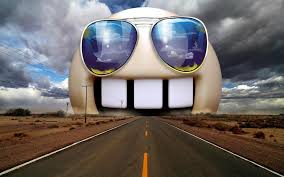
#> input picture image_processing/Lab 5/crazy_road.jpg, 284 x 177 px
$ python FrequencyDomainUsefullness.py
#> lines starting #> are read from the running program, lines starting #| are printed output that depends on the picture
#demonstrating the usefullness of frequency domain
import cv2
import numpy as np
from matplotlib import pyplot as plt

#read an image in grayscale

image = cv2.imread('crazy_road.jpg', 0)
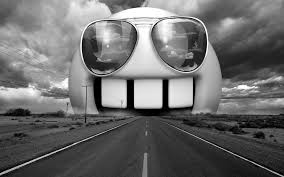
#> image: shape (177, 284); min 0, max 255, mean 108

#we will need these two latter
rows, cols = image.shape
#> rows = 177; cols = 284

cv2.namedWindow("Original", cv2.WINDOW_NORMAL)
cv2.imshow('Original', image)
cv2.waitKey()

cv2.waitKey()
cv2.destroyWindow('Original')

image_float32 = np.float32(image) # convert from uint8 into float32
dft = cv2.dft(image_float32, flags = cv2.DFT_COMPLEX_OUTPUT) # Computed the 2-d discrete Fourier Transform
dft_shift = np.fft.fftshift(dft) # Shift the zero-frequency component to the center of the spectrum.
magnitude_spectrum = 20*np.log(cv2.magnitude(dft_shift[:,:,0],dft_shift[:,:,1])) # compute magnitude spectrum
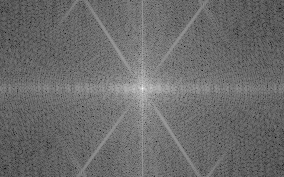
#> magnitude_spectrum: shape (177, 284) float32; min 37.99, max 310.1, mean 153.2; drawn with min black and max white


plt.subplot(121),plt.imshow(image, cmap = 'gray')
plt.title('Input Image'), plt.xticks([]), plt.yticks([])
plt.subplot(122),plt.imshow(magnitude_spectrum, cmap = 'gray')
plt.title('Magnitude Spectrum'), plt.xticks([]), plt.yticks([])
plt.show()
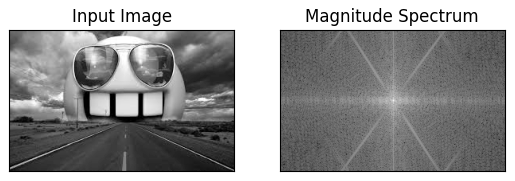
#> figure drawn by matplotlib, 2 panels

# cv2.destroyAllWindows()

#now try a low pass filtering; i.e cut all frequencies above a specific threshold

#start by creating a hamming window (a.k.a. the filter)
r = 50 # how narrower the window is
ham = np.hamming(min(rows,cols))[:,None] # 1D hamming
ham2d = np.sqrt(np.dot(ham, ham.T)) ** r # expand to 2D hamming

#make sure that is has the same size as the input image
# ham2d = np.resize(ham2d, (rows, cols))
#ham2d = cv2.copyMakeBorder(ham2d,)
ham2d = cv2.resize(ham2d, (cols, rows), interpolation=cv2.INTER_AREA)

#plot the filter
cv2.namedWindow("LPF", cv2.WINDOW_NORMAL)
cv2.imshow('LPF', ham2d)
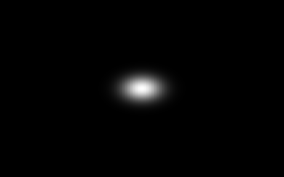
#> window 'LPF': shape (177, 284) float64; min 1.43e-55, max 0.999, mean 0.0136
cv2.waitKey()

cv2.destroyWindow('LPF')

# apply mask (yes, it's just a multiplication)
#fshift = dft_shift * ham2d #this causes an error due to dimensions
# dft_complex = dft_shift[:,:,0]*1j + dft_shift[:,:,1]
# dft_shift = ham2d * dft_complex
dft_shift[:,:,0] *= ham2d
dft_shift[:,:,1] *= ham2d

#run an inverse fourrier
f_ishift = np.fft.ifftshift(dft_shift)
img_back = cv2.idft(f_ishift)
img_back = cv2.magnitude(img_back[:,:,0],img_back[:,:,1])
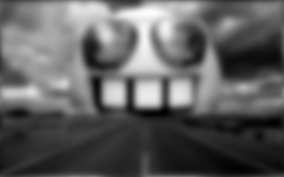
#> img_back: shape (177, 284) float32; min 1322595.5, max 12278443, mean 5421623.5; drawn with min black and max white

plt.subplot(121),plt.imshow(image, cmap = 'gray')
plt.title('Input Image'), plt.xticks([]), plt.yticks([])
plt.subplot(122),plt.imshow(img_back, cmap = 'gray')
plt.title('Magnitude Spectrum'), plt.xticks([]), plt.yticks([])
plt.show()
